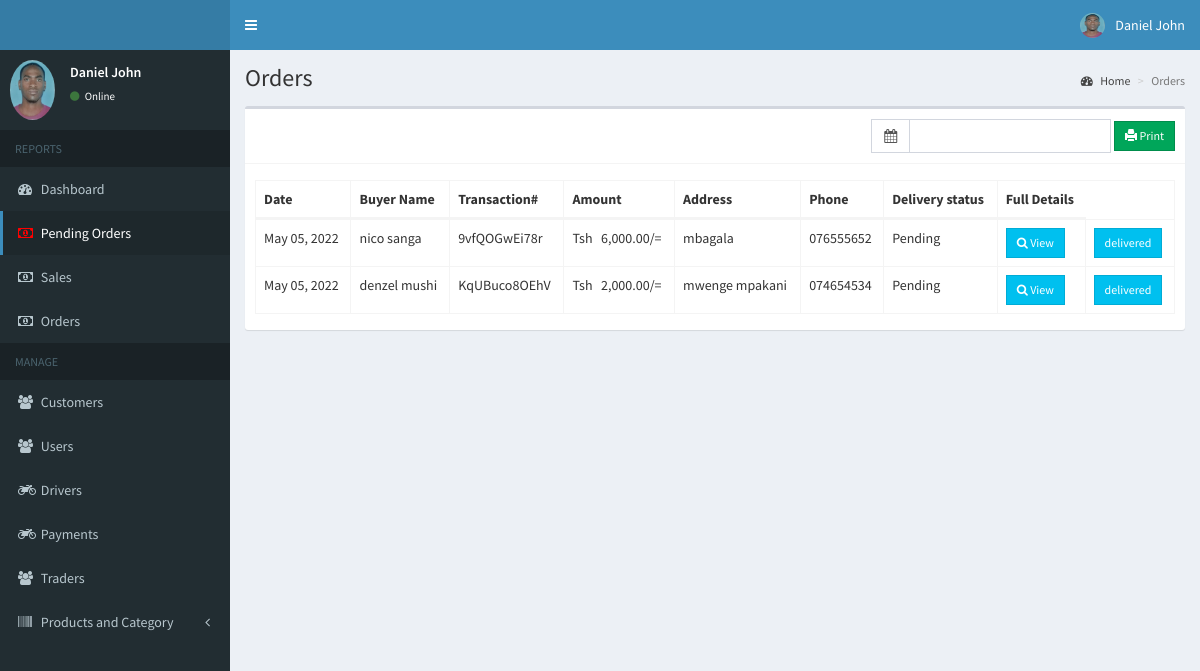
Screenshot of /admin/sales3.php (signed in) with the database file from the repository.
### tables this page shows
CREATE TABLE IF NOT EXISTS `users` (
  `id` int(11) NOT NULL AUTO_INCREMENT,
  `email` varchar(200) DEFAULT NULL,
  `password` varchar(60) DEFAULT NULL,
  `type` int(1) DEFAULT NULL,
  `firstname` varchar(50) DEFAULT NULL,
  `lastname` varchar(50) DEFAULT NULL,
  `address` text,
  `contact_info` varchar(100) DEFAULT NULL,
  `photo` varchar(200) DEFAULT NULL,
  `status` int(1) DEFAULT NULL,
  `activate_code` varchar(15) DEFAULT NULL,
  `reset_code` varchar(15) DEFAULT NULL,
  `created_on` date NOT NULL,
  PRIMARY KEY (`id`)
);

CREATE TABLE IF NOT EXISTS `sales` (
  `id` int(11) NOT NULL AUTO_INCREMENT,
  `user_id` int(11) NOT NULL,
  `pay_id` varchar(50) DEFAULT NULL,
  `delivery_status` varchar(15) DEFAULT NULL,
  `sales_date` date NOT NULL,
  PRIMARY KEY (`id`)
);

### admin/includes/session.php (called while the page is built, shortened)
<?php
	include '../includes/conn.php';
	$conn = $pdo->open();
	$stmt = $conn->prepare("SELECT * FROM users WHERE id=:id");
	$stmt->execute(['id'=>$_SESSION['admin']]);
	$admin = $stmt->fetch();
?>

### admin/sales3.php (the view, shortened to what this page needs)
<?php include 'includes/session.php'; ?>
<?php include 'includes/header.php'; ?>
<body class="hold-transition skin-blue sidebar-mini">
<div class="wrapper">
  <?php include 'includes/navbar.php'; ?>
  <?php include 'includes/menubar.php'; ?>
  <div class="content-wrapper">
    <section class="content-header">
      <h1>
        Orders
      </h1>
      <ol class="breadcrumb">
        <li><a href="#"><i class="fa fa-dashboard"></i> Home</a></li>
        <li class="active">Orders</li>
      </ol>
    </section>
    <section class="content">
      <div class="row">
        <div class="col-xs-12">
          <div class="box">
            <div class="box-header with-border">
              <div class="pull-right">
                <form method="POST" class="form-inline" action="sales_print.php">
                  <div class="input-group">
                    <div class="input-group-addon">
                      <i class="fa fa-calendar"></i>
                    </div>
                    <input type="text" class="form-control pull-right col-sm-8" id="reservation" name="date_range">
                  </div>
                  <button type="submit" class="btn btn-success btn-sm btn-flat" name="print"><span class="glyphicon glyphicon-print"></span> Print</button>
                </form>
              </div>
            </div>
            <div class="box-body">
              <table id="example1" class="table table-bordered">
                <thead>
                  <th>Date</th>
                  <th>Buyer Name</th>
                  <th>Transaction#</th>
                  <th>Amount</th>
                  <th>Address</th>
                  <th>Phone</th>
                  <th>Delivery status</th>
                  <th>Full Details</th>
                </thead>
                <tbody>
                  <?php
                    $conn = $pdo->open();
                    try{
                      $stmt = $conn->prepare("SELECT *, sales.id AS salesid FROM sales LEFT JOIN users ON users.id=sales.user_id ORDER BY salesid DESC");
                      $stmt->execute();
                      foreach($stmt as $row){
                        $stmt = $conn->prepare("SELECT * FROM details LEFT JOIN products ON products.id=details.product_id WHERE details.sales_id=:id");
                        $stmt->execute(['id'=>$row['salesid']]);
                        $total = 0;
                        $stat=$row['delivery_status'];
                        $stat1='Pending';
                        if( $stat== $stat1){
                        foreach($stmt as $details){
                          $subtotal = $details['price']*$details['quantity'];
                          $total += $subtotal;
                        }
                        echo "
                          <tr>
                            <td class='hidden'></td>
                            <td>".date('M d, Y', strtotime($row['sales_date']))."</td>
                            <td>".$row['firstname'].' '.$row['lastname']."</td>
                            <td>".$row['pay_id']."</td>
                            <td>Tsh &nbsp; ".number_format($total, 2)."/=</td>
                            <td>".$row['address']."</td>
                            <td>".$row['contact_info']."</td>
                            <td>".$row['delivery_status']."</td>
                            <td><button type='button' class='btn btn-info btn-sm btn-flat transact' data-id='".$row['salesid']."'><i class='fa fa-search'></i> View</button></td>
                            <form method='POST'  action='del1.php'>
                            <input type='hidden' name='pay_id' value='".$row['salesid']."'>
                            <td><button type='submit' name='update' class='btn btn-info btn-sm btn-flat ' > delivered</button></td>
                            </form>
                            </tr>
                        ";
                      }}
                    }
                    catch(PDOException $e){
                      echo $e->getMessage();
                    }
                  ?>
                </tbody>
              </table>
            </div>
          </div>
        </div>
      </div>
    </section>
  </div>
</div>
</body>
</html>

### admin/includes/navbar.php (shortened to what this page needs)
<header class="main-header">
  <a href="#" class="logo">
  </a>
  <nav class="navbar navbar-static-top">
    <a href="#" class="sidebar-toggle" data-toggle="push-menu" role="button">
    </a>
    <div class="navbar-custom-menu">
      <ul class="nav navbar-nav">
        <li class="dropdown user user-menu">
          <a href="#" class="dropdown-toggle" data-toggle="dropdown">
            <img src="<?php echo (!empty($admin['photo'])) ? '../images/'.$admin['photo'] : '../images/profile.jpg'; ?>" class="user-image" alt="User Image">
            <span class="hidden-xs"><?php echo $admin['firstname'].' '.$admin['lastname']; ?></span>
          </a>
        </li>
      </ul>
    </div>
  </nav>
</header>

### admin/includes/menubar.php (shortened to what this page needs)
<aside class="main-sidebar">
  <section class="sidebar">
    <div class="user-panel">
      <div class="pull-left image">
        <img src="<?php echo (!empty($admin['photo'])) ? '../images/'.$admin['photo'] : '../images/profile.jpg'; ?>" class="img-circle" alt="User Image">
      </div>
      <div class="pull-left info">
        <p><?php echo $admin['firstname'].' '.$admin['lastname']; ?></p>
        <a><i class="fa fa-circle text-success"></i> Online</a>
      </div>
    </div>
    <ul class="sidebar-menu" data-widget="tree">
      <li class="header">REPORTS</li>
      <li><a href="home.php"><i class="fa fa-dashboard"></i> <span>Dashboard</span></a></li>
      <li><a href="sales3.php">
      <?php
                    $conn = $pdo->open();
                      $stmt = $conn->prepare("SELECT *, sales.id AS salesid FROM sales LEFT JOIN users ON users.id=sales.user_id ORDER BY salesid DESC");
                      $stmt->execute();
                        while($row=$stmt->fetch()):
                          $stat1='Pending';
                          $stat=$row['delivery_status'];
                          if( $stat== $stat1){
      ?>
      <i class='fa fa-money blink_text'></i>
      <?php }
      else{
        ?><i class='fa fa-money'></i>  <?php
      ;}
       break;
      ?><?php endwhile; ?>
      <span>Pending Orders</span></a></li>
      <li><a href="sales.php"><i class="fa fa-money"></i> <span>Sales</span></a></li>
      <li><a href="sales2.php"><i class="fa fa-money"></i> <span>Orders</span></a></li>
      <li class="header">MANAGE</li>
      <li><a href="users.php"><i class="fa fa-users"></i> <span>Customers</span></a></li>
      <li><a href="users1.php"><i class="fa fa-users"></i> <span>Users</span></a></li>
      <li><a href="drivers.php"><i class="fa fa-motorcycle"></i> <span>Drivers</span></a></li>
      <li><a href="payment.php"><i class="fa fa-motorcycle"></i> <span>Payments</span></a></li>
      <li><a href="trader.php"><i class="fa fa-users"></i> <span>Traders</span></a></li>
      <li class="treeview">
        <a href="#">
          <i class="fa fa-barcode"></i>
          <span>Products and Category</span>
          <span class="pull-right-container">
            <i class="fa fa-angle-left pull-right"></i>
          </span>
        </a>
      </li>
    </ul>
  </section>
</aside>

### admin/includes/menubar.php (style rules this page uses)
.blink_text { animation:1s blinker linear infinite; -webkit-animation:1s blinker linear infinite; -moz-animation:1s blinker linear infinite; color: red; }

### rows the page displays
users: photo (picture), firstname "Daniel", lastname "John"
sales: sales_date "May 05, 2022", user.firstname "nico", user.lastname "sanga", pay "9vfQOGwEi78r", total "6,000.00", user.address "mbagala", user.contact_info "076555652", delivery_status "Pending"
sales: sales_date "May 05, 2022", user.firstname "denzel", user.lastname "mushi", pay "KqUBuco8OEhV", total "2,000.00", user.address "mwenge mpakani", user.contact_info "074654534", delivery_status "Pending"
